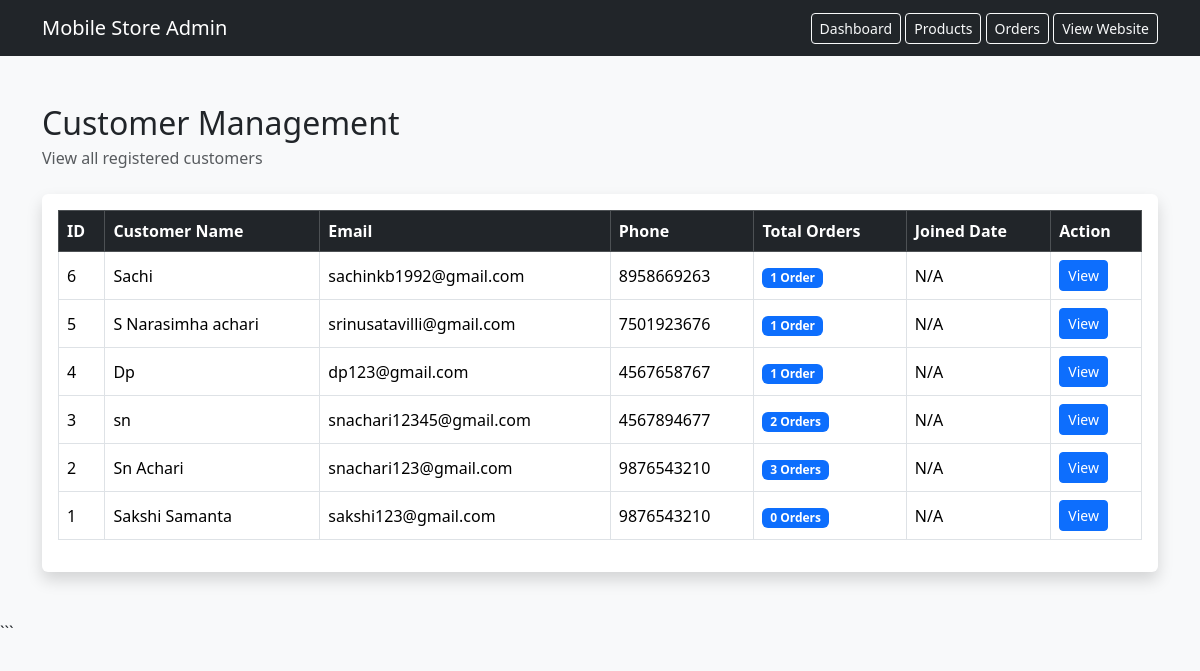
The app's page /admin/customers (signed in) with its own data.
### tables this page shows
CREATE TABLE users (
        id INTEGER PRIMARY KEY AUTOINCREMENT,
        name TEXT NOT NULL,
        email TEXT NOT NULL UNIQUE,
        phone TEXT NOT NULL,
        password TEXT NOT NULL
    );

### app.py (the view)
@app.route('/admin/customers')
def admin_customers():
    if not admin_required():
        flash('Please login first!', 'danger')
        return redirect('/admin/login')
    conn = get_db_connection()
    customers = conn.execute("""
        SELECT
            users.id,
            users.name,
            users.email,
            users.phone,
            COUNT(orders.id) AS total_orders
        FROM users
        LEFT JOIN orders ON users.id = orders.user_id
        GROUP BY
            users.id,
            users.name,
            users.email,
            users.phone
        ORDER BY users.id DESC
    """).fetchall()
    conn.close()
    return render_template(
        'admin_customers.html',
        customers=customers
    )

### app.py (called while the page is built)
def get_db_connection():
    conn = sqlite3.connect(DATABASE)
    conn.row_factory = sqlite3.Row
    return conn

def admin_required():
    if not session.get('admin_id'):
        return False
    return True

### templates/admin_customers.html (shortened to what this page needs)
<!DOCTYPE html>
<html lang="en">
<head>
    <link href="https://cdn.jsdelivr.net/npm/bootstrap@5.3.3/dist/css/bootstrap.min.css"
          rel="stylesheet">
    <link rel="stylesheet"
          href="{{ url_for('static', filename='css/style.css') }}">
</head>
<body class="bg-light">
<nav class="navbar navbar-dark bg-dark">
    <div class="container">
        <a class="navbar-brand" href="/admin/dashboard">
            Mobile Store Admin
        </a>
        <div>
            <a href="/admin/dashboard"
               class="btn btn-outline-light btn-sm">
                Dashboard
            </a>
            <a href="/admin/products"
               class="btn btn-outline-light btn-sm">
                Products
            </a>
            <a href="/admin/orders"
               class="btn btn-outline-light btn-sm">
                Orders
            </a>
            <a href="/"
               class="btn btn-outline-light btn-sm">
                View Website
            </a>
        </div>
    </div>
</nav>
<div class="container py-5">
    <div class="mb-4">
        <h2 class="mb-1">Customer Management</h2>
        <p class="text-muted">
            View all registered customers
        </p>
    </div>
    <div class="card shadow">
        <div class="card-body">
            <div class="table-responsive">
                <table class="table table-bordered table-hover align-middle">
                    <thead class="table-dark">
                        <tr>
                            <th>ID</th>
                            <th>Customer Name</th>
                            <th>Email</th>
                            <th>Phone</th>
                            <th>Total Orders</th>
                            <th>Joined Date</th>
                            <th>Action</th>
                        </tr>
                    </thead>
                    <tbody>
                        {% for customer in customers %}
                        <tr>
                            <td>{{ customer['id'] }}</td>
                            <td>{{ customer['name'] }}</td>
                            <td>{{ customer['email'] }}</td>
                            <td>{{ customer['phone'] or 'N/A' }}</td>
                            <td>
                                <span class="badge bg-primary">
                                    {{ customer['total_orders'] }}
                                    {% if customer['total_orders'] == 1 %}
                                        Order
                                    {% else %}
                                        Orders
                                    {% endif %}
                                </span>
                            </td>
                            <td>N/A</td>
                            <td>
                                <button type="button"
                                        class="btn btn-primary btn-sm"
                                        onclick="alert('Customer: {{ customer['name']|e }}\nEmail: {{ customer['email']|e }}\nPhone: {{ customer['phone'] or 'N/A' }}\nTotal Orders: {{ customer['total_orders'] }}')">
                                    View
                                </button>
                            </td>
                        </tr>
                        {% else %}
                        <tr>
                            <td colspan="7" class="text-center text-muted">
                                No registered customers found.
                            </td>
                        </tr>
                        {% endfor %}
                    </tbody>
                </table>
            </div>
        </div>
    </div>
</div>
</body>
</html>

### static/css/style.css (style rules this page uses)
.card { transition:0.3s; cursor:pointer; }
.card { border:none; }

### records on screen
users: id "6", name "Sachi", email "sachinkb1992@gmail.com", phone "8958669263", total_orders "1", shows "Order"
users: id "5", name "S Narasimha achari", email "srinusatavilli@gmail.com", phone "7501923676", total_orders "1", shows "Order"
users: id "4", name "Dp", email "dp123@gmail.com", phone "4567658767", total_orders "1", shows "Order"
users: id "3", name "sn", email "snachari12345@gmail.com", phone "4567894677", total_orders "2", shows "Orders"
users: id "2", name "Sn Achari", email "snachari123@gmail.com", phone "9876543210", total_orders "3", shows "Orders"
users: id "1", name "Sakshi Samanta", email "sakshi123@gmail.com", phone "9876543210", total_orders "0", shows "Orders"
